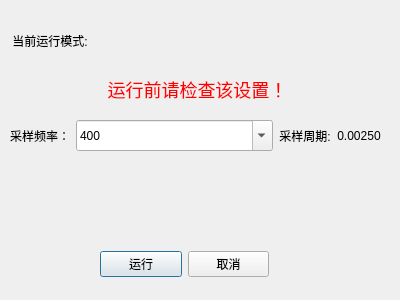
<?xml version="1.0" encoding="UTF-8"?>
<ui version="4.0">
 <class>RunConfigDialog</class>
 <widget class="QDialog" name="RunConfigDialog">
  <property name="geometry">
   <rect>
    <x>0</x>
    <y>0</y>
    <width>400</width>
    <height>300</height>
   </rect>
  </property>
  <property name="windowTitle">
   <string>Dialog</string>
  </property>
  <property name="windowIcon">
   <iconset resource="../icon.qrc">
    <normaloff>:/icon/res/icon/write.png</normaloff>:/icon/res/icon/write.png</iconset>
  </property>
  <widget class="QWidget" name="layoutWidget1">
   <property name="geometry">
    <rect>
     <x>10</x>
     <y>120</y>
     <width>371</width>
     <height>31</height>
    </rect>
   </property>
   <layout class="QHBoxLayout" name="horizontalLayout_5">
    <item>
     <layout class="QHBoxLayout" name="horizontalLayout_2">
      <item>
       <widget class="QLabel" name="freqLabel">
        <property name="text">
         <string>采样频率：</string>
        </property>
        <property name="alignment">
         <set>Qt::AlignCenter</set>
        </property>
       </widget>
      </item>
      <item>
       <widget class="QComboBox" name="freqComboBox">
        <property name="sizePolicy">
         <sizepolicy hsizetype="MinimumExpanding" vsizetype="MinimumExpanding">
          <horstretch>0</horstretch>
          <verstretch>0</verstretch>
         </sizepolicy>
        </property>
        <property name="editable">
         <bool>true</bool>
        </property>
        <property name="currentIndex">
         <number>8</number>
        </property>
        <item>
         <property name="text">
          <string>2</string>
         </property>
        </item>
        <item>
         <property name="text">
          <string>5</string>
         </property>
        </item>
        <item>
         <property name="text">
          <string>10</string>
         </property>
        </item>
        <item>
         <property name="text">
          <string>20</string>
         </property>
        </item>
        <item>
         <property name="text">
          <string>50</string>
         </property>
        </item>
        <item>
         <property name="text">
          <string>100</string>
         </property>
        </item>
        <item>
         <property name="text">
          <string>200</string>
         </property>
        </item>
        <item>
         <property name="text">
          <string>300</string>
         </property>
        </item>
        <item>
         <property name="text">
          <string>400</string>
         </property>
        </item>
        <item>
         <property name="text">
          <string>500</string>
         </property>
        </item>
       </widget>
      </item>
     </layout>
    </item>
    <item>
     <layout class="QHBoxLayout" name="horizontalLayout_4">
      <item>
       <layout class="QHBoxLayout" name="horizontalLayout_3">
        <item>
         <widget class="QLabel" name="cycleLabel">
          <property name="text">
           <string>采样周期:</string>
          </property>
          <property name="alignment">
           <set>Qt::AlignCenter</set>
          </property>
         </widget>
        </item>
       </layout>
      </item>
      <item>
       <widget class="QLabel" name="cycleText">
        <property name="text">
         <string>0.00250</string>
        </property>
        <property name="alignment">
         <set>Qt::AlignCenter</set>
        </property>
       </widget>
      </item>
     </layout>
    </item>
   </layout>
  </widget>
  <widget class="QWidget" name="layoutWidget2">
   <property name="geometry">
    <rect>
     <x>12</x>
     <y>12</y>
     <width>371</width>
     <height>91</height>
    </rect>
   </property>
   <layout class="QVBoxLayout" name="verticalLayout">
    <item>
     <layout class="QHBoxLayout" name="horizontalLayout">
      <item>
       <widget class="QLabel" name="runModeLabel">
        <property name="text">
         <string>当前运行模式:</string>
        </property>
        <property name="alignment">
         <set>Qt::AlignCenter</set>
        </property>
       </widget>
      </item>
      <item>
       <widget class="QLabel" name="runModeText">
        <property name="sizePolicy">
         <sizepolicy hsizetype="Expanding" vsizetype="Expanding">
          <horstretch>0</horstretch>
          <verstretch>0</verstretch>
         </sizepolicy>
        </property>
        <property name="font">
         <font>
          <pointsize>11</pointsize>
          <weight>75</weight>
          <bold>true</bold>
         </font>
        </property>
        <property name="text">
         <string/>
        </property>
        <property name="alignment">
         <set>Qt::AlignCenter</set>
        </property>
       </widget>
      </item>
     </layout>
    </item>
    <item>
     <layout class="QHBoxLayout" name="horizontalLayout_6">
      <item>
       <widget class="QLabel" name="upLabel">
        <property name="maximumSize">
         <size>
          <width>30</width>
          <height>30</height>
         </size>
        </property>
        <property name="text">
         <string/>
        </property>
        <property name="pixmap">
         <pixmap resource="../icon.qrc">:/icon/res/icon/up.png</pixmap>
        </property>
        <property name="scaledContents">
         <bool>true</bool>
        </property>
       </widget>
      </item>
      <item>
       <widget class="QLabel" name="warnLabel">
        <property name="text">
         <string>&lt;font color=&quot;#FF0000&quot; size=5&gt;运行前请检查该设置！&lt;/font&gt;</string>
        </property>
        <property name="alignment">
         <set>Qt::AlignCenter</set>
        </property>
       </widget>
      </item>
      <item>
       <widget class="QLabel" name="upLabel_2">
        <property name="maximumSize">
         <size>
          <width>30</width>
          <height>30</height>
         </size>
        </property>
        <property name="text">
         <string/>
        </property>
        <property name="pixmap">
         <pixmap resource="../icon.qrc">:/icon/res/icon/up.png</pixmap>
        </property>
        <property name="scaledContents">
         <bool>true</bool>
        </property>
       </widget>
      </item>
     </layout>
    </item>
   </layout>
  </widget>
  <widget class="QWidget" name="layoutWidget">
   <property name="geometry">
    <rect>
     <x>100</x>
     <y>250</y>
     <width>169</width>
     <height>29</height>
    </rect>
   </property>
   <layout class="QHBoxLayout" name="horizontalLayout_7">
    <item>
     <widget class="QPushButton" name="RunPushButton">
      <property name="text">
       <string>运行</string>
      </property>
      <property name="icon">
       <iconset resource="../icon.qrc">
        <normaloff>:/icon/res/icon/start.png</normaloff>:/icon/res/icon/start.png</iconset>
      </property>
     </widget>
    </item>
    <item>
     <widget class="QPushButton" name="cancelPushButton">
      <property name="text">
       <string>取消</string>
      </property>
      <property name="icon">
       <iconset resource="../icon.qrc">
        <normaloff>:/icon/res/icon/cancel.png</normaloff>:/icon/res/icon/cancel.png</iconset>
      </property>
     </widget>
    </item>
   </layout>
  </widget>
 </widget>
 <resources>
  <include location="../icon.qrc"/>
 </resources>
 <connections/>
</ui>
